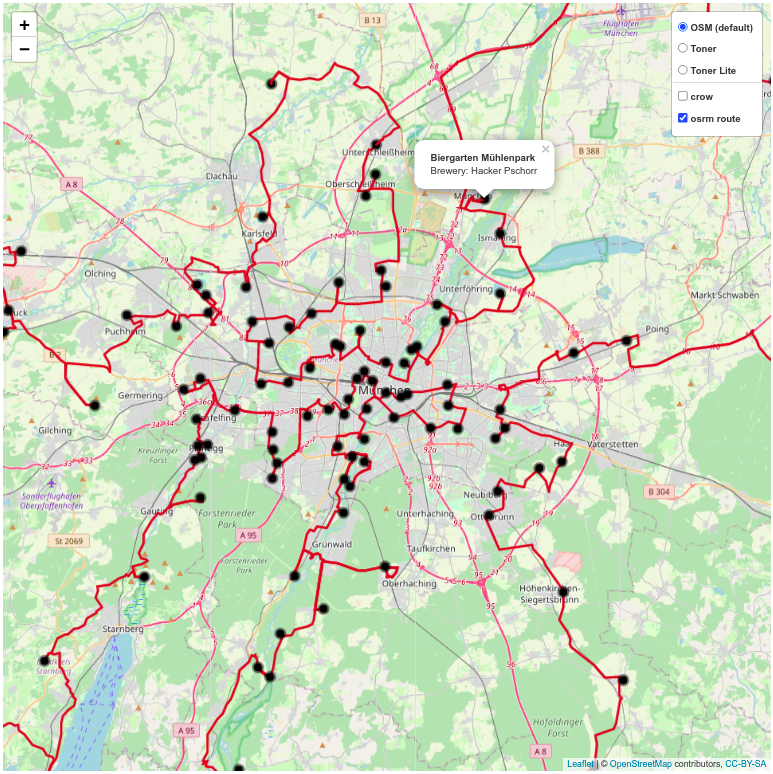

Write R code to recreate this figure.
# http://blog.schochastics.net/post/traveling-beerdrinker-problem/
library(tidyverse)
library(TSP) 
library(leaflet)
library(osrm)
library(sf)

beer <- read_csv("https://gist.githubusercontent.com/schochastics/39a81a1f0159a38070efdd845d4b212b/raw/2807bc7dadc8b64e5f4a97ea78b93f8ccf52e10d/beergarden.csv")
beer_sf <- st_as_sf(beer, coords = c("Long", "Lat"),crs=4326)

# get some info on beer
unique(beer$Biermarke)

n <- nrow(beer)
beer_dist <- matrix(0,n,n)
for(i in 1:n){
  for(j in 1:n){
    beer_dist[i,j] <- geosphere::distGeo(c(beer$Long[i],beer$Lat[i]),
                                         c(beer$Long[j],beer$Lat[j]))
  }
}
beer_tsp <- TSP(beer_dist,labels=beer$Name)
beer_sol <- solve_TSP(beer_tsp,method="concorde")
beer_route <- as.integer(beer_sol)
beer_route <- c(beer_route,beer_route[1])

route <- vector("list",length(beer_route)-1)
for(step in 1:(length(beer_route)-1)){
  cat(step,"\r")
  s <- beer_route[step]
  t <- beer_route[step+1]
  route[[step]] <-  osrmRoute(src = c(beer$Long[s], beer$Lat[s]), 
                       dst = c(beer$Long[t], beer$Lat[t]),
                       returnclass = "sf")
  Sys.sleep(1.5)
}

route_sf <- do.call("rbind",route)
saveRDS(route_sf,"route.RDS")
ggplot(route_sf)+geom_sf(aes(col=distance))

route_df <- as_tibble(st_coordinates(route_sf))
###########
beer_annot <- beer %>% mutate(popup_text=paste(sep = "<br/>", paste0("<b>", Name, "</b>"),paste0("Brewery: ", Biermarke)))
saveRDS(beer_annot,"beer_annot.RDS")

saveRDS(beer_route,"beer_route.RDS")
saveRDS(beer,"beer_data.RDS")

leaflet() %>% 
  # addProviderTiles(providers$OpenStreetMap) %>% 
  addTiles(group = "OSM (default)") %>%
  addProviderTiles(providers$Stamen.Toner, group = "Toner") %>%
  addProviderTiles(providers$Stamen.TonerLite, group = "Toner Lite") %>% 
  setView(11.5773133,48.1382570, zoom = 10) %>% 
  addPolylines(data=beer[beer_route,],lat=~Lat,lng=~Long,color = "black",opacity = 1,weight=3,group="crow") %>% 
  addPolylines(data=route_sf,color = "#cd2626",opacity = 1,weight = 3,group="osrm route",
               highlightOptions = highlightOptions(color = "#cd2626", weight = 6,
                                                   bringToFront = TRUE)) %>% 
  addCircleMarkers(
    data=beer_annot,
    lng=~Long,
    lat=~Lat,
    popup = ~popup_text,
    radius=5,
    color = "black",
    stroke=TRUE,
    fillOpacity = 1) %>% 
  addLayersControl(
    baseGroups = c("OSM (default)", "Toner", "Toner Lite"),
    overlayGroups = c("crow", "osrm route"),
    options = layersControlOptions(collapsed = FALSE)
  )%>% hideGroup("crow")
